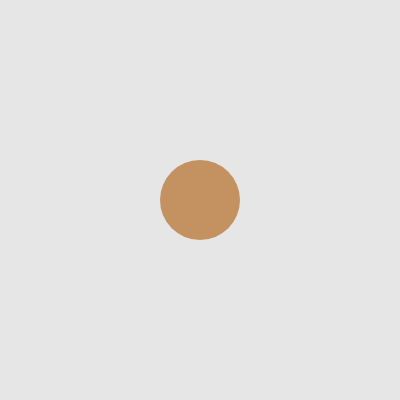
Frame 1 (no input)
Frame 60 (no input): identical to frame 1, image omitted
Frame 120 (the mouse pressed at the canvas centre since frame 60): identical to frame 1, image omitted

The p5.js sketch that drew this single still picture (run headless with seeded random() and noise() and a simulated clock; from frame 60 on, the mouse is pressed at the canvas centre):

// p5.js sketch
// ── sketch.js
// DM2008 – Activity 4a
// Bake a Cookie (30 min)

let cookie;

function setup() {
  createCanvas(400, 400);
  noStroke();
  cookie = new Cookie( "chocolate", 80, width/2, height/2);
  cookie2 = new Cookie( "chip", 80, width/2, height/2);

  // Step 3: make one cookie object
  // cookie = new Cookie("chocolate", 80, width/2, height/2);
}

function draw() {
  background(230);
  cookie.show();

  // Step 4: call the cookie’s show() method
  // cookie.show();
}

// Step 1: define the Cookie class
class Cookie {
  constructor(flavor, sz, x, y) {
    // set up required properties
    this.flavor = flavor;
    this.sz = sz;
    this.x = x;
    this.y = y;
  }

  // Step 2: display the cookie
  show() {
    switch (this.flavor) {
      case "chocolate":
        fill(196, 146, 96);
        ellipse(this.x, this.y, this.sz);
        break;
      case "chip":
        fill(232, 220, 195);
        ellipse(this.x, this.y, this.sz);
        const s = this.sz * 0.1;
        fill(60);
        ellipse(this.x - this.sz*0.22, this.y - this.sz*0.15, s);
        ellipse(this.x + this.sz*0.18, this.y - this.sz*0.10, s);
        ellipse(this.x - this.sz*0.05, this.y + this.sz*0.12, s);
        ellipse(this.x + this.sz*0.20, this.y + this.sz*0.18, s);
        break;
      default:
        fill(220, 180, 120);
    }
    
  }

  // Steps 5 & 6: Implement additional methods here
}

function keyPressed() {
  switch(key) {
    case '1':
      cookie.flavor = "chocolate";
      break;
    case '2':
      cookie.flavor = "chip";
      break;
  }
}
      
      

// Step 5: add movement (keyboard arrows)
// function keyPressed() {}

// Step 6: add flavor randomizer (mouse click)
// function mousePressed() {}
